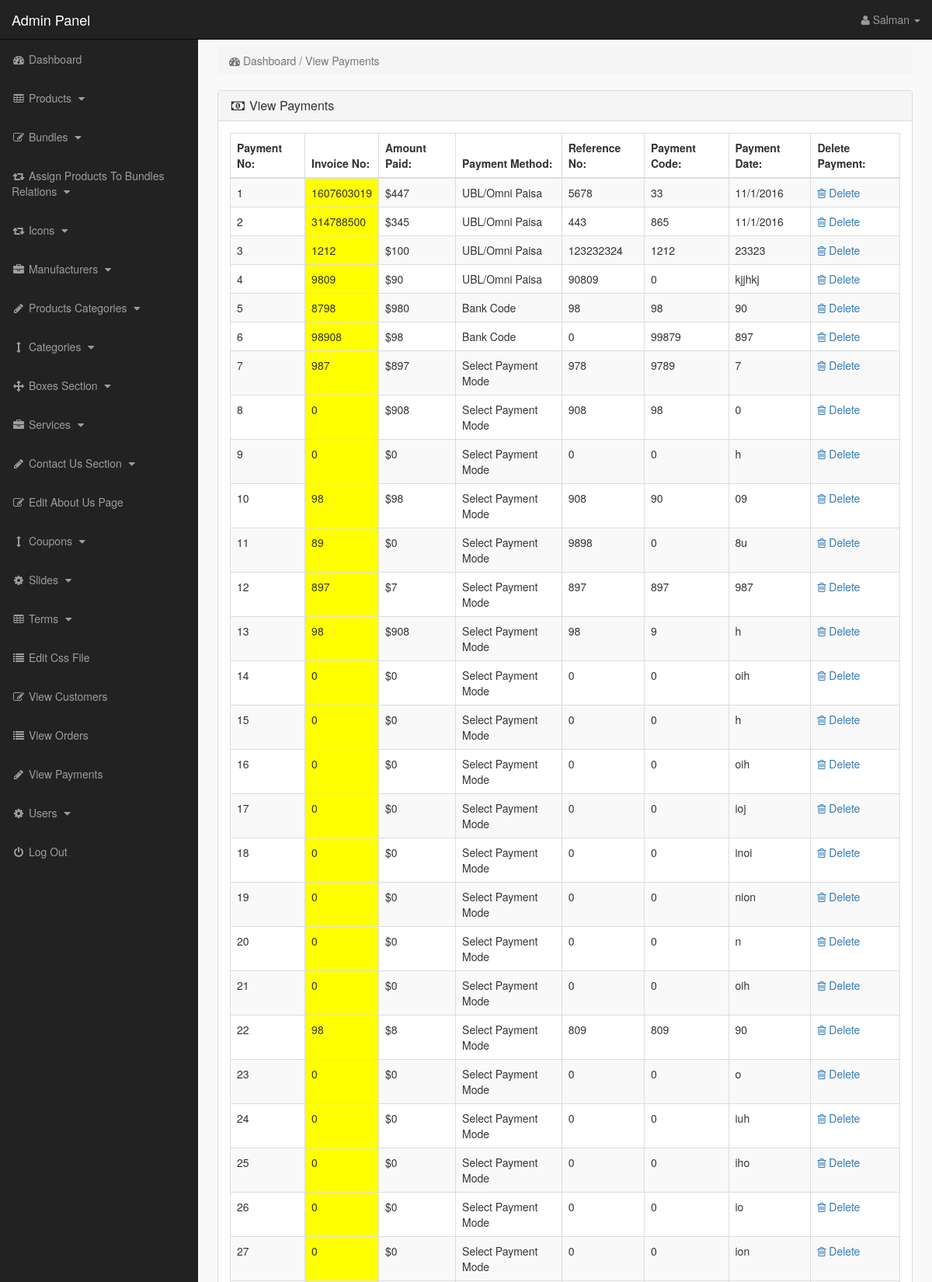
The page /admin_area/index.php?view_payments (signed in, upper part) on the database its author committed.
### tables this page shows
CREATE TABLE IF NOT EXISTS `payments` (
  `payment_id` int(10) NOT NULL,
  `invoice_no` int(10) NOT NULL,
  `amount` int(10) NOT NULL,
  `payment_mode` text NOT NULL,
  `ref_no` int(10) NOT NULL,
  `code` int(10) NOT NULL,
  `payment_date` text NOT NULL
);

### admin_area/view_payments.php (the view)
<?php
if(!isset($_SESSION['admin_email'])){
echo "<script>window.open('login.php','_self')</script>";
}
else {
?>
<div class="row">
<div class="col-lg-12">
<ol class="breadcrumb">
<li class="active">
<i class="fa fa-dashboard"></i> Dashboard / View Payments
</li>
</ol>
</div>
</div>
<div class="row">
<div class="col-lg-12">
<div class="panel panel-default">
<div class="panel-heading">
<h3 class="panel-title">
<i class="fa fa-money fa-fw"> </i> View Payments
</h3>
</div>
<div class="panel-body">
<div class="table-responsive">
<table class="table table-hover table-bordered table-striped">
<thead>
<tr>
<th>Payment No:</th>
<th>Invoice No:</th>
<th>Amount Paid:</th>
<th>Payment Method:</th>
<th>Reference No:</th>
<th>Payment Code:</th>
<th>Payment Date:</th>
<th>Delete Payment:</th>
</tr>
</thead>
<tbody>
<?php
$i = 0;
$get_payments = "select * from payments";
$run_payments = mysqli_query($con,$get_payments);
while($row_payments = mysqli_fetch_array($run_payments)){
$payment_id = $row_payments['payment_id'];
$invoice_no = $row_payments['invoice_no'];
$amount = $row_payments['amount'];
$payment_mode = $row_payments['payment_mode'];
$ref_no = $row_payments['ref_no'];
$code = $row_payments['code'];
$payment_date = $row_payments['payment_date'];
$i++;
?>
<tr>
<td><?php echo $i; ?></td>
<td bgcolor="yellow" ><?php echo $invoice_no; ?></td>
<td>$<?php echo $amount; ?></td>
<td><?php echo $payment_mode; ?></td>
<td><?php echo $ref_no; ?></td>
<td><?php echo $code; ?></td>
<td><?php echo $payment_date; ?></td>
<td>
<a href="index.php?payment_delete=<?php echo $payment_id; ?>" >
<i class="fa fa-trash-o" ></i> Delete
</a>
</td>
</tr>
<?php } ?>
</tbody>
</table>
</div>
</div>
</div>
</div>
</div>
<?php } ?>

### admin_area/includes/sidebar.php (shortened to what this page needs)
<?php
if(!isset($_SESSION['admin_email'])){
echo "<script>window.open('login.php','_self')</script>";
}
else {
?>
<nav class="navbar navbar-inverse navbar-fixed-top" >
<div class="navbar-header" >
<a class="navbar-brand" href="index.php?dashboard" >Admin Panel</a>
</div>
<ul class="nav navbar-right top-nav" >
<li class="dropdown" >
<a href="#" class="dropdown-toggle" data-toggle="dropdown" >
<i class="fa fa-user" ></i>
<?php echo $admin_name; ?> <b class="caret" ></b>
</a>
</li>
</ul>
<div class="collapse navbar-collapse navbar-ex1-collapse">
<ul class="nav navbar-nav side-nav">
<li>
<a href="index.php?dashboard">
<i class="fa fa-fw fa-dashboard"></i> Dashboard
</a>
</li>
<li>
<a href="#" data-toggle="collapse" data-target="#products">
<i class="fa fa-fw fa-table"></i> Products
<i class="fa fa-fw fa-caret-down"></i>
</a>
</li>
<li>
<a href="#" data-toggle="collapse" data-target="#bundles">
<i class="fa fa-fw fa-edit"></i> Bundles
<i class="fa fa-fw fa-caret-down"></i>
</a>
</li>
<li>
<a href="#" data-toggle="collapse" data-target="#relations">
<i class="fa fa-fw fa-retweet"></i> Assign Products To Bundles Relations
<i class="fa fa-fw fa-caret-down"></i>
</a>
</li>
<li>
<a href="#" data-toggle="collapse" data-target="#icons">
<i class="fa fa-fw fa-retweet"> </i> Icons
<i class="fa fa-fw fa-caret-down" ></i>
</a>
</li>
<li>
<a href="#" data-toggle="collapse" data-target="#manufacturers">
<i class="fa fa-fw fa-briefcase"></i> Manufacturers
<i class="fa fa-fw fa-caret-down"></i>
</a>
</li>
<li>
<a href="#" data-toggle="collapse" data-target="#p_cat">
<i class="fa fa-fw fa-pencil"></i> Products Categories
<i class="fa fa-fw fa-caret-down"></i>
</a>
</li>
<li>
<a href="#" data-toggle="collapse" data-target="#cat">
<i class="fa fa-fw fa-arrows-v"></i> Categories
<i class="fa fa-fw fa-caret-down"></i>
</a>
</li>
<li>
<a href="#" data-toggle="collapse" data-target="#boxes">
<i class="fa fa-fw fa-arrows"></i> Boxes Section
<i class="fa fa-fw fa-caret-down"></i>
</a>
</li>
<li>
<a href="#" data-toggle="collapse" data-target="#services">
<i class="fa fa-fw fa-briefcase"></i> Services
<i class="fa fa-fw fa-caret-down"></i>
</a>
</li>
<li>
<a href="#" data-toggle="collapse" data-target="#contact_us">
<i class="fa fa-fw fa-pencil"> </i> Contact Us Section
<i class="fa fa-fw fa-caret-down"></i>
</a>
</li>
<li>
<a href="index.php?edit_about_us">
<i class="fa fa-fw fa-edit"></i> Edit About Us Page
</a>
</li>
<li>
<a href="#" data-toggle="collapse" data-target="#coupons">
<i class="fa fa-fw fa-arrows-v"></i> Coupons
<i class="fa fa-fw fa-caret-down"></i>
</a>
</li>
<li>
<a href="#" data-toggle="collapse" data-target="#slides">
<i class="fa fa-fw fa-gear"></i> Slides
<i class="fa fa-fw fa-caret-down"></i>
</a>
</li>
<li>
<a href="#" data-toggle="collapse" data-target="#terms" >
<i class="fa fa-fw fa-table"></i> Terms
<i class="fa fa-fw fa-caret-down"></i>
</a>
</li>
<li>
<a href="index.php?edit_css">
<i class="fa fa-fw fa-list"></i> Edit Css File
</a>
</li>
<li>
<a href="index.php?view_customers">
<i class="fa fa-fw fa-edit"></i> View Customers
</a>
</li>
<li>
<a href="index.php?view_orders">
<i class="fa fa-fw fa-list"></i> View Orders
</a>
</li>
<li>
<a href="index.php?view_payments">
<i class="fa fa-fw fa-pencil"></i> View Payments
</a>
</li>
<li>
<a href="#" data-toggle="collapse" data-target="#users">
<i class="fa fa-fw fa-gear"></i> Users
<i class="fa fa-fw fa-caret-down"></i>
</a>
</li>
<li>
<a href="logout.php">
<i class="fa fa-fw fa-power-off"></i> Log Out
</a>
</li>
</ul>
</div>
</nav>
<?php } ?>

### admin_area/css/style.css (style rules this page uses)
body { margin-top:100px; }
@media (min-width: 768px) { body { margin-top:50px; } }
.top-nav { padding:0 15px; }
.top-nav>li { display:inline-block; float:left; }
.top-nav>li>a { padding-top:15px; padding-bottom:15px; line-height:20px; color:#999; }
@media (min-width: 768px) { .side-nav { position:fixed; top:51px; width:255px; border-radius:0; overflow-y:auto; background-color: #222; bottom:0; overflow-x:hidden; padding-bottom:40px; } }
@media (min-width: 768px) { .side-nav>li>a { width:255px; } }
.panel-body { border-radius:5px; }

### rows shown on the page
payments: invoice_no "1607603019", amount "447", payment_mode "UBL/Omni Paisa", ref_no "5678", code "33", payment_date "11/1/2016"
payments: invoice_no "314788500", amount "345", payment_mode "UBL/Omni Paisa", ref_no "443", code "865", payment_date "11/1/2016"
payments: invoice_no "1212", amount "100", payment_mode "UBL/Omni Paisa", ref_no "123232324", code "1212", payment_date "23323"
payments: invoice_no "9809", amount "90", payment_mode "UBL/Omni Paisa", ref_no "90809", code "0", payment_date "kjjhkj"
payments: invoice_no "8798", amount "980", payment_mode "Bank Code", ref_no "98", code "98", payment_date "90"
payments: invoice_no "98908", amount "98", payment_mode "Bank Code", ref_no "0", code "99879", payment_date "897"
payments: invoice_no "987", amount "897", payment_mode "Select Payment Mode", ref_no "978", code "9789", payment_date "7"
payments: invoice_no "0", amount "908", payment_mode "Select Payment Mode", ref_no "908", code "98", payment_date "0"
payments: invoice_no "0", amount "0", payment_mode "Select Payment Mode", ref_no "0", code "0", payment_date "h"
payments: invoice_no "98", amount "98", payment_mode "Select Payment Mode", ref_no "908", code "90", payment_date "09"
payments: invoice_no "89", amount "0", payment_mode "Select Payment Mode", ref_no "9898", code "0", payment_date "8u"
payments: invoice_no "897", amount "7", payment_mode "Select Payment Mode", ref_no "897", code "897", payment_date "987"
payments: invoice_no "98", amount "908", payment_mode "Select Payment Mode", ref_no "98", code "9", payment_date "h"
payments: invoice_no "0", amount "0", payment_mode "Select Payment Mode", ref_no "0", code "0", payment_date "oih"
payments: invoice_no "0", amount "0", payment_mode "Select Payment Mode", ref_no "0", code "0", payment_date "h"
payments: invoice_no "0", amount "0", payment_mode "Select Payment Mode", ref_no "0", code "0", payment_date "oih"
payments: invoice_no "0", amount "0", payment_mode "Select Payment Mode", ref_no "0", code "0", payment_date "ioj"
payments: invoice_no "0", amount "0", payment_mode "Select Payment Mode", ref_no "0", code "0", payment_date "inoi"
payments: invoice_no "0", amount "0", payment_mode "Select Payment Mode", ref_no "0", code "0", payment_date "nion"
payments: invoice_no "0", amount "0", payment_mode "Select Payment Mode", ref_no "0", code "0", payment_date "n"
payments: invoice_no "0", amount "0", payment_mode "Select Payment Mode", ref_no "0", code "0", payment_date "oih"
payments: invoice_no "98", amount "8", payment_mode "Select Payment Mode", ref_no "809", code "809", payment_date "90"
payments: invoice_no "0", amount "0", payment_mode "Select Payment Mode", ref_no "0", code "0", payment_date "o"
payments: invoice_no "0", amount "0", payment_mode "Select Payment Mode", ref_no "0", code "0", payment_date "iuh"
payments: invoice_no "0", amount "0", payment_mode "Select Payment Mode", ref_no "0", code "0", payment_date "iho"
payments: invoice_no "0", amount "0", payment_mode "Select Payment Mode", ref_no "0", code "0", payment_date "io"
payments: invoice_no "0", amount "0", payment_mode "Select Payment Mode", ref_no "0", code "0", payment_date "ion"

### other values the page prints
$admin_name "Salman"
